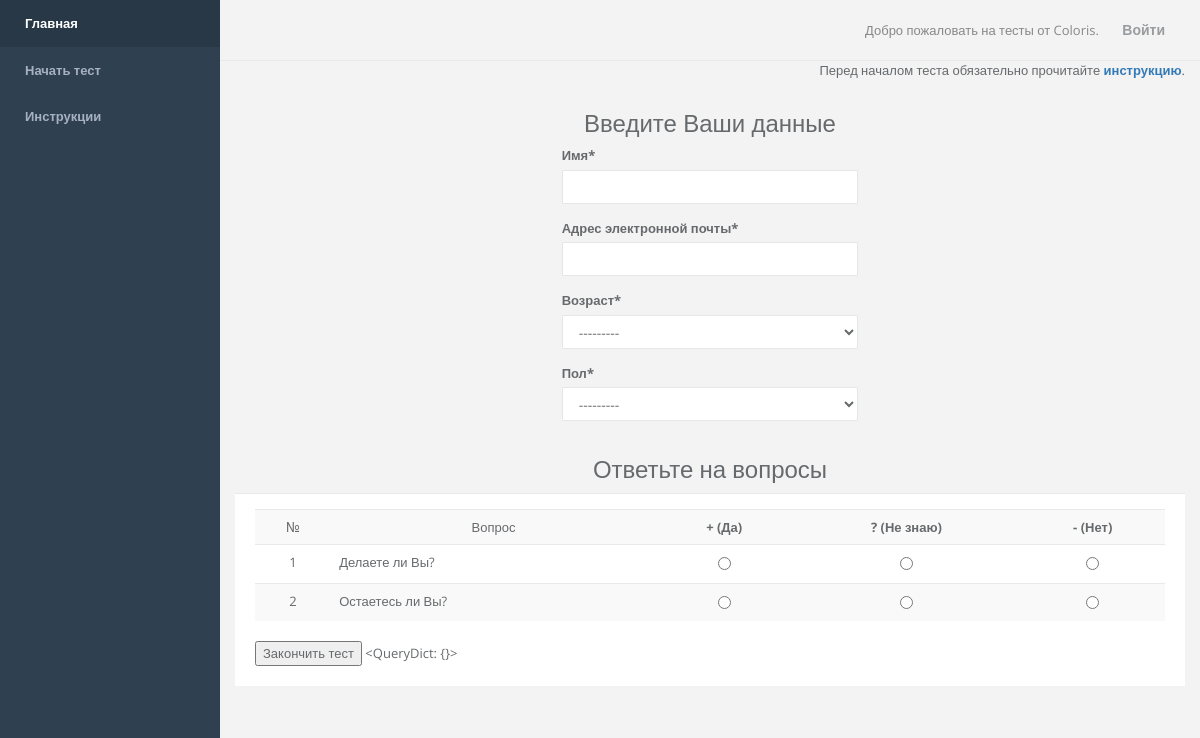
Page /test/ on the committed database.
### oca_test/models.py (models this page shows, shortened)
class Question(models.Model):
    number = models.IntegerField(unique=True)
    text = models.TextField()
    yes = models.IntegerField()
    no = models.IntegerField()
    do_not_know = models.IntegerField()
    character = models.CharField(max_length=1, choices=QUESTION_CHOICES,
                                 default="A")

### oca_test/views.py (the view, shortened to what this page needs)
# urls.py: url(r'^test/$', 'oca_test.views.test', name='test'),
def test(request):
    title = "Oxford Capacity analysis - Тест"
    user_form = UserForm(request.POST or None)
    questions = Question.objects.all()
    context = {
        "title": title,
        "user_form": user_form,
        "questions": questions,
    }
    return render(request, "oca_test.html", context)

### oca_test/forms.py
class UserForm(forms.ModelForm):
    class Meta:
        model = User
        fields = ["name", "email", "age", "sex"]

### oca_test/templates/oca_test.html (shortened to what this page needs)
{% extends "base.html" %}
{% load crispy_forms_tags %}
{% block content %}
    <p align="right">Перед началом теста обязательно прочитайте
        <a href="/instructions/"><strong>инструкцию</strong></a>.
    </p>
    <form method="post" action="">{% csrf_token %}
        <div class="row">
            <div class="col-lg-4 col-lg-offset-4">
                <h2 align="center">Введите Ваши данные</h2>
                {{ user_form|crispy }}
            </div>
        </div>
        <h2 align="center">Ответьте на вопросы</h2>
        <div class="row">
            <div class="col-lg-12">
                <div class="ibox">
                    <div class="ibox-content">
                        <div class="table-responsive">
                            <table class="table table-striped">
                                <tbody>
                                <tr>
                                    <td align="center">№</td>
                                    <td align="center">Вопрос</td>
                                    <td align="center"><strong>+ (Да)</strong></td>
                                    <td align="center"><strong>? (Не знаю)</strong></td>
                                    <td align="center"><strong>- (Нет)</strong></td>
                                </tr>
                                {% for question in questions %}
                                    <tr>
                                        <td align="center">{{ question.number }}</td>
                                        <td align="justify">{{ question.text }}</td>
                                        <td align="center"><input type='radio' value="y" name='{{ question.number }}'></td>
                                        <td align="center"><input type='radio' value="m" name='{{ question.number }}'></td>
                                        <td align="center"><input type='radio' value="n" name='{{ question.number }}'></td>
                                    </tr>
                                {% endfor %}
                                </tbody>
                            </table>
                        </div>
                        <input type="submit" value="Закончить тест">
                    {{ request.POST }}
                    </div>
                </div>
            </div>
        </div>
    </form>
{% endblock %}

### rows in the picture
Question: number "1", text "Делаете ли Вы?"
Question: number "2", text "Остаетесь ли Вы?"

### other values in the picture
{{ request.POST }} "<QueryDict: {}>"
